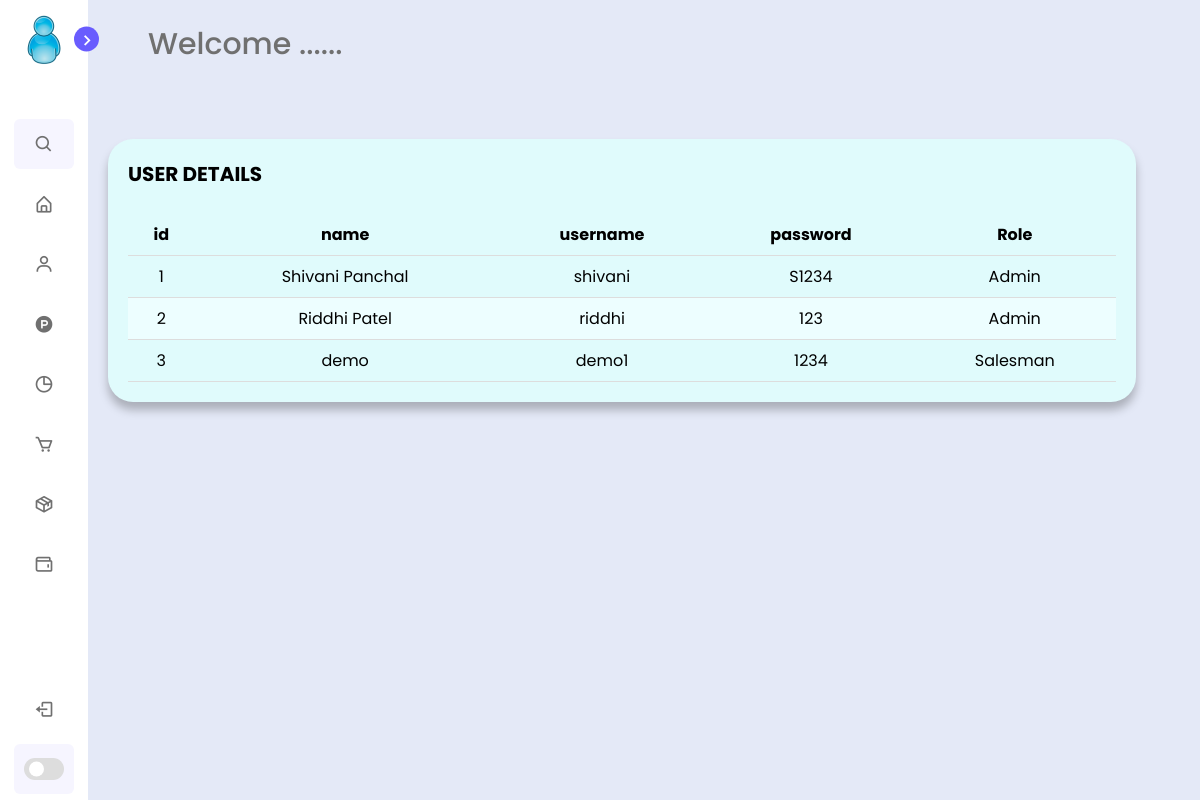
Page /userdetails.php on the committed database.
### tables this page shows
CREATE TABLE `userdetails` (
  `id` int(10) NOT NULL,
  `name` varchar(255) NOT NULL,
  `username` varchar(255) NOT NULL,
  `password` varchar(255) NOT NULL,
  `role` int(6) NOT NULL
);

### userdetails.php (the view, shortened to what this page needs)
<?php
include_once ('./Database/mydb.php');
$result = mysqli_query($connection,"SELECT * FROM userdetails ORDER BY role ASC");
?>
<!DOCTYPE html>
<html lang="en">
    <head>
        <link rel="stylesheet" href="./css/mystyle.css">
        <link href='https://unpkg.com/boxicons@2.1.1/css/boxicons.min.css' rel='stylesheet'>
        <link rel="stylesheet" href="https://cdnjs.cloudflare.com/ajax/libs/font-awesome/4.7.0/css/font-awesome.min.css">
    </head>
    <body>
        <?php
        include './admin/asidebar.php';
        ?>
        <section class="home">
            <div class="text"> Welcome ...... </div>
                <br /><br />
                <div class="col-div-8">
                    <div class="box-8">
                        <div class="content-box">
                            <p><b> USER DETAILS </b></p>
                            <br/>
                            <table >
                                <thead>
                                    <th>id</th>
                                    <th>name</th>
                                    <th>username</th>
                                    <th>password</th>
                                    <th>Role</th>
                                </thead>
                                <tbody>
                                    <?php $counter=1;
                                    while($res = mysqli_fetch_array($result)){
                                        ?>
                                    <tr>
                                        <td> <?php echo $counter ?></td>
                                        <td> <?php echo $res['name'] ?></td>
                                        <td> <?php echo $res['username'] ?></td>
                                        <td> <?php echo $res['password'] ?></td>
                                        <td><?php if($res['role']==1){
                                                     echo 'Admin';
                              }
                           if($res['role']==3){
                          echo 'Salesman';
                           }
                         if($res['role']==6){
                           echo 'Salesmanager';
                           }?></td>
                            </tr> <?php $counter++; } ?>
                     </tbody>
                            </table>
                        </div>
                    </div>
                </div>
        </section>
    </body>
</html>

### css/mystyle.css (style rules this page uses)
* { margin: 0; padding: 0; box-sizing: border-box; font-family: 'Poppins', sans-serif; }
:root { --body-color: #E4E9F7; --sidebar-color: #FFF; --primary-color: #695CFE; --primary-color-light: #F6F5FF; --toggle-color: #DDD; --text-color: #707070; --tran-03: all 0.2s ease; --tran-03: all 0.3s ease; --tran-04: all 0.3s ease; --tran-05: all 0.3s ease; }
body { min-height: 100vh; background-color: var(--body-color); transition: var(--tran-05); }
.home { position: absolute; top: 0; top: 0; left: 250px; height: 100vh; width: calc(100% - 250px); background-color: var(--body-color); transition: var(--tran-05); padding: 10px; }
.home .text { font-size: 30px; font-weight: 500; color: var(--text-color); padding: 12px 60px; }
.sidebar.close ~ .home { left: 78px; height: 100vh; width: calc(100% - 78px); }
.col-div-8 { width: 100%; float: left; padding: 10px; }
.box-8, .box-4 { width: 95%; height: 330px; background-color: #E0FBFC; box-shadow: 0px 8px 10px rgba(0, 0, 0, 0.25); border-radius: 25px; }
.box-8 { margin-left: 10px; height: auto; }
.content-box { padding: 20px; }
.content-box p { margin: 0px; font-size: 20px; color: solid black; }
table { font-family: arial, sans-serif; border-collapse: collapse; width: 100%; }
td,th { border-bottom: 1px solid #ddd; text-align: left; padding: 8px; text-align: center; }
tr:nth-child(even) { background-color: #EDFEFF; }
body { font-family: Arial, sans-serif; }
* { box-sizing: border-box; }

### rows in the picture
userdetails: name "Shivani Panchal", username "shivani", password "S1234", role "Admin"
userdetails: name "Riddhi Patel", username "riddhi", password "123", role "Admin"
userdetails: name "demo", username "demo1", password "1234", role "Salesman"
